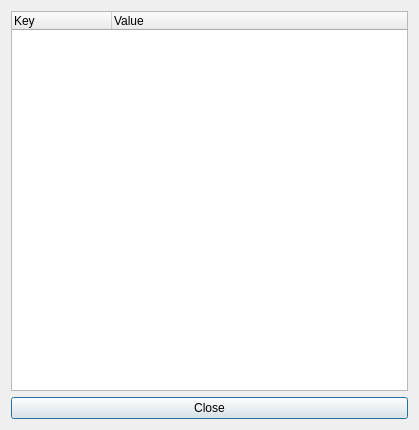
<?xml version="1.0" encoding="UTF-8"?>
<ui version="4.0">
 <class>imageInfoDlg</class>
 <widget class="QDialog" name="imageInfoDlg">
  <property name="geometry">
   <rect>
    <x>0</x>
    <y>0</y>
    <width>419</width>
    <height>430</height>
   </rect>
  </property>
  <property name="windowTitle">
   <string>Dialog</string>
  </property>
  <layout class="QVBoxLayout" name="verticalLayout">
   <item>
    <widget class="QTreeWidget" name="imageInfo">
     <column>
      <property name="text">
       <string>Key</string>
      </property>
     </column>
     <column>
      <property name="text">
       <string>Value</string>
      </property>
     </column>
    </widget>
   </item>
   <item>
    <widget class="QPushButton" name="closeBtn">
     <property name="text">
      <string>Close</string>
     </property>
    </widget>
   </item>
  </layout>
 </widget>
 <resources/>
 <connections>
  <connection>
   <sender>closeBtn</sender>
   <signal>clicked()</signal>
   <receiver>imageInfoDlg</receiver>
   <slot>close()</slot>
   <hints>
    <hint type="sourcelabel">
     <x>371</x>
     <y>705</y>
    </hint>
    <hint type="destinationlabel">
     <x>371</x>
     <y>363</y>
    </hint>
   </hints>
  </connection>
 </connections>
</ui>
